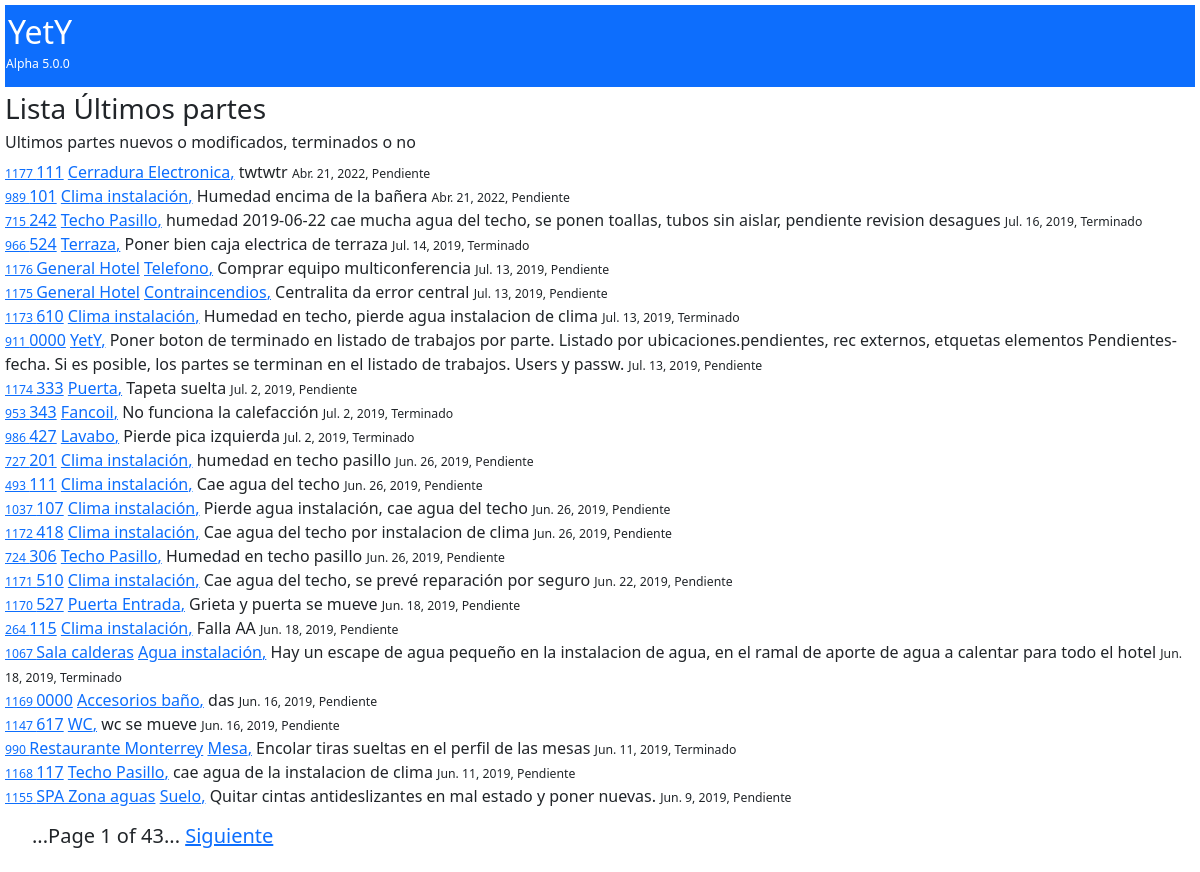
Before: /partes/partes/ with the older database file.
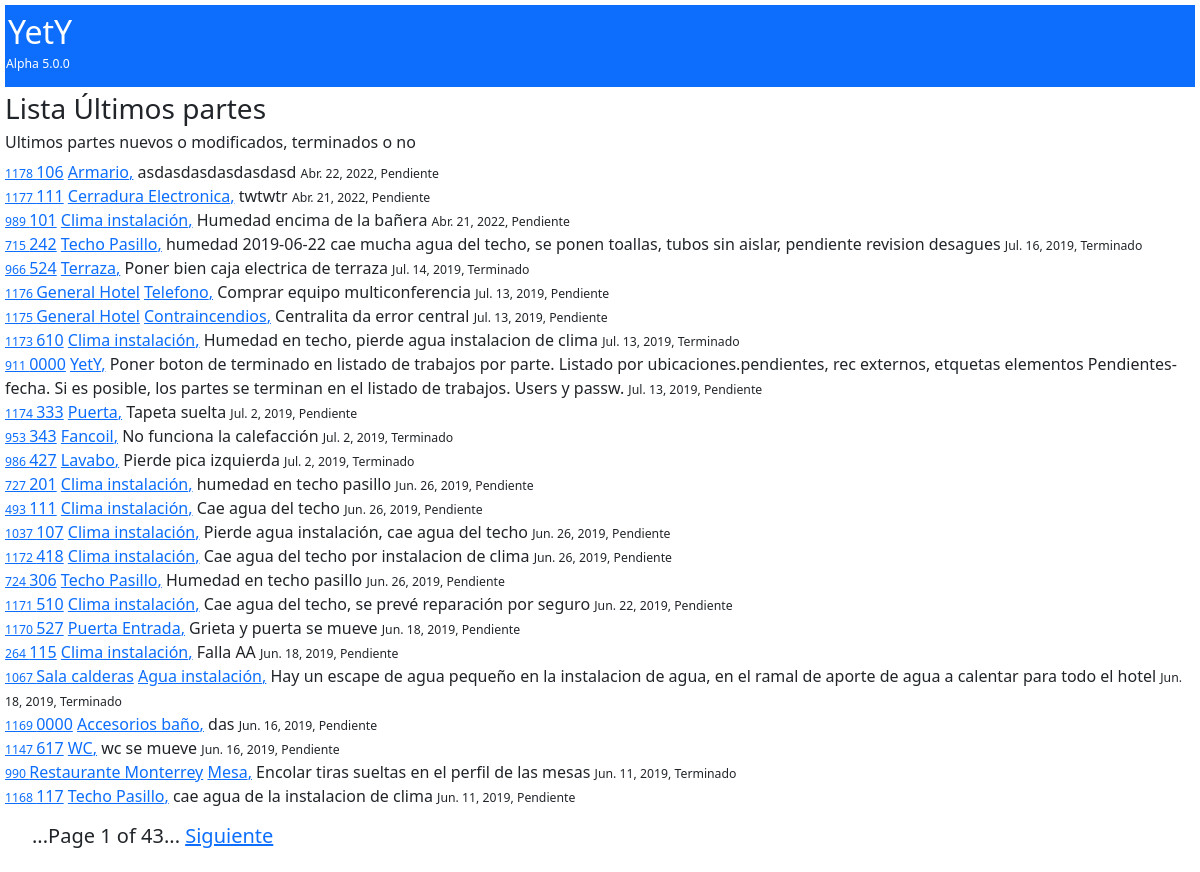
After: the same page with the newer database file.
### partes/models.py (models this page shows, shortened)
class Ot_Parte(models.Model):
    num_ot=models.AutoField(primary_key=True, verbose_name='numero de Ot', help_text="numero de orden de trabajo")
    ubicacion_ot=models.ForeignKey('Ot_Ubicaciones',max_length=30,verbose_name='Ubicación', help_text="Numero de Habitación o ubicación",on_delete=models.SET_NULL,null=True)
    elemento_ot =models.ForeignKey('Ot_Elementos',  max_length=30,verbose_name='Elemento',  help_text="Elemento, Objeto o Aparato",      on_delete=models.SET_NULL,null=True)
    descripcion_ot=models.CharField(max_length=300,verbose_name='Descripción', help_text="Descripción del problema")
    fecha_ot=models.DateField(auto_now_add=True,verbose_name='Fecha del parte')
    fecha_cambio_ot=models.DateField(auto_now=True,verbose_name='Fecha del ultimo cambio')
    fecha_hora_cambio_ot=models.DateTimeField(auto_now=True,verbose_name='Fecha y hora del ultimo cambio')
    PRIORIDADES=(('1','Urgente') ,('2','Provoca daños') , ('3','Molesta al cliente' ), ('4', 'Mala imagen' ),('5','Legal'))
    prioridad_ot=models.CharField(max_length=30, blank=True, default='1',choices=PRIORIDADES)
    ESTADOS_DE_OT=[ ('Pendiente','Pendiente'),('En Curso','En Curso'),('Terminado','Terminado'), ("Inversion","Inversion"), ('En espera','En espera'), ("Otro","Otro")]
    estado_ot=models.CharField (max_length=30,default='Pendiente', choices=ESTADOS_DE_OT)
    RECURSOS_PROP_O_EXT=[('Propios','Recursos Propios'), ('externos','Recursos externos'),('mixtos','mixtos') ]
    recursos_ot=models.CharField (max_length=30,default='Propios', choices=RECURSOS_PROP_O_EXT)#(Recursos propios o externos)
    etiqueta_ot=models.CharField( default='',blank=True, max_length=30,help_text="Poner una etiqueta a este parte")
    notas_ot=models.CharField(default='',max_length=30, blank=True, help_text="Poner una nota a este parte") #        falta por definir (Nota para relacionar)
    CORRECTIVO_PREVENTIVO_LEGAL_SERVICIO=[('Correctivo','Correctivo'),('Preventivo','Preventivo'),('Legal','Legal'),('Servicio o Ayuda','Servicio o Ayuda'),('Atencion cliente','Atencion cliente')]
    tipo_aviso_ot=models.CharField(max_length=30,default='Correctivo',choices=CORRECTIVO_PREVENTIVO_LEGAL_SERVICIO) # correctivo, preventivo, servicio
    class Meta:
        ordering = ["-num_ot"]

class Ot_Ubicaciones(models.Model):
    ubicacion_ub=models.CharField(primary_key=True, max_length=30)
    class Meta:
        ordering = ['ubicacion_ub']
    def __str__(self):
        return '{}'.format(self.ubicacion_ub)

class Ot_Elementos(models.Model):
    elemento_el=models.CharField(primary_key=True, max_length=30)
    class Meta:
        ordering = ["elemento_el"]
    def __str__(self):
        return '{}'.format(self.elemento_el)

### partes/views.py (the view)
# urls.py: path('partes/', include('partes.urls')),
class partes (ListView): #Ultimos partes nuevos o modificados, terminados o no
    model = Ot_Parte
    template_name = 'ot_parte_lista.html'
    ordering = ['-fecha_cambio_ot','-fecha_hora_cambio_ot','-num_ot']
    paginate_by = 25

### partes/templates/ot_parte_lista.html
<!doctype html>
<html lang="es">
{% extends "inicio.html" %}
{% block content %}
  <ul class="list-unstyled">
        <h3>Lista Últimos partes </h3>
        <h6>Ultimos partes nuevos o modificados, terminados o no </h6>
      {% for Ot_Parte in object_list %}
        <li>
          <small><small> <a  href="/partes/{{ Ot_Parte.num_ot }}" >{{ Ot_Parte.num_ot }} </small></small>
          <a href="/partes/ubicacion/{{ Ot_Parte.ubicacion_ot }} "> {{ Ot_Parte.ubicacion_ot }}</a>
          <a href="/partes/elemento/{{ Ot_Parte.elemento_ot }} ">{{ Ot_Parte.elemento_ot }},</a>
          <a>{{ Ot_Parte.descripcion_ot }}</a>
          <small><small>
            {{ Ot_Parte.fecha_cambio_ot}},
            {{ Ot_Parte.estado_ot}}
          </small></small>
        </li>
      {% endfor %}
  </ul>
{% endblock %}

### partes/templates/inicio.html (shortened to what this page needs)
<!doctype html>
<html lang="es">
  <head>
    {% load static %}
    <link rel="stylesheet" href="https://cdn.jsdelivr.net/npm/bootswatch@4.5.2/dist/yeti/bootstrap.min.css">
    <link rel="stylesheet" type="text/css" href='{% static "css/bootstrap.min.css" %}'></link>
  </head>
<body>
  {% include 'navbar.html'%}
          <div style=" margin-left: 5px; ">
            {% block content %}
            {% endblock %}
          </div>
            {% block pagination %}
                <h5>
                  {% if is_paginated %}
                      <div class="pagination">
                        <ul class=pager>
                          <span class="page-links">
                              <span class="page-current">
                                  ...Page {{ page_obj.number }} of {{ page_obj.paginator.num_pages }}...
                              </span>
                              {% if page_obj.has_next %}
                                  <a href="{{ request.path }}?page={{ page_obj.next_page_number }}">Siguiente</a>
                              {% endif %}
                          </span>
                        </ul>
                      </div>
                  {% endif %}
                </h5>
             {% endblock %}
 </body>
</html>

### partes/templates/navbar.html (shortened to what this page needs)
<!doctype html>
<html lang="es">
<nav class="navbar navbar-expand navbar-dark bg-primary" style="margin: 5px; padding: 1px  " >
  <a class="navbar-brand" href="/">
    <hgroup ><h2 style="margin: 1px; padding: 1px">YetY </h2> <h6> <small><small> Alpha 5.0.0  </small></small></h6> </hgroup>
  </a>
</nav>

Changed rows visible on the page:
no longer on this page (row unchanged): Ot_Parte: num_ot "1155", ubicacion_ot "SPA Zona aguas", elemento_ot "Suelo", descripcion_ot "Quitar cintas antideslizantes en mal estado y poner nuevas.", fecha_cambio_ot "Jun. 9, 2019", estado_ot "Pendiente"
added Ot_Parte: num_ot "1178", ubicacion_ot "106", elemento_ot "Armario", descripcion_ot "asdasdasdasdasdasd", fecha_cambio_ot "Abr. 22, 2022", estado_ot "Pendiente"
